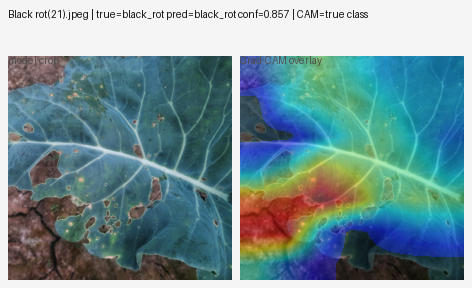
#> input picture outputs/review/gradcam/black_rot/Black_rot21_trueclass.png, 472 x 288 px
$ python -i severity_prefill.py   (imports and definitions only)
#> lines starting #> are read from the running program, lines starting #| are printed output that depends on the picture; after the words box and inside, x2 and y2 are one past the last pixel; in counts of white or black regions, pixels touching at a corner belong together
"""Approach A: colour-rule lesion estimate used ONLY to pre-fill severity grades.

For each ORIGINAL diseased image this estimates the fraction of visible plant
tissue that looks symptomatic, maps it to a 0-4 grade, and renders contact
sheets (photo | lesion overlay) so a reviewer can confirm or correct the grade.

It is a labelling aid, not the severity model. Known weak spots:
  * curd colour varies naturally (white / cream / yellow / pink),
  * fully collapsed leaves have no healthy tissue to anchor the plant mask,
  * soil is brown, so lesions are only counted inside the plant hull.

  python src/severity_prefill.py
Outputs: outputs/severity/prefill_grades.csv, outputs/severity/sheets/*.png
"""

from __future__ import annotations

import sys
from pathlib import Path

import cv2
import numpy as np
import pandas as pd
from PIL import Image, ImageDraw, ImageFont

sys.path.insert(0, str(Path(__file__).resolve().parent))
import config as cfg
from v2_cache import cache_path_for

OUT_DIR = cfg.OUTPUTS_DIR / "severity"
SHEET_DIR = OUT_DIR / "sheets"
WORK_SIDE = 320

# Grade scale shared by prefill, grading tool, model and API.
GRADE_BINS = [(0, "none"), (1, "early"), (2, "moderate"), (3, "severe"), (4, "critical")]
GRADE_EDGES_PCT = [10.0, 25.0, 50.0]  # grade 1: <10%, 2: 10-25%, 3: 25-50%, 4: >50%
LEAF_CLASSES = {"black_rot", "downy_mildew"}
CURD_CLASSES = {"bacterial_spot_rot"}


# [6 lines left out: function pct_to_grade, not called in this run]


def _fill_holes(mask: np.ndarray) -> np.ndarray:
    # Pad so the flood reaches background touching any border, not just (0,0).
    m = np.pad(mask.astype(np.uint8), 1)
    h, w = m.shape
    flood = m.copy()
    ff = np.zeros((h + 2, w + 2), np.uint8)
    cv2.floodFill(flood, ff, (0, 0), 1)
    return (m | (1 - flood)).astype(bool)[1:-1, 1:-1]


def _largest_components(mask: np.ndarray, keep_frac: float = 0.15) -> np.ndarray:
    n, lab, stats, _ = cv2.connectedComponentsWithStats(mask.astype(np.uint8), 8)
    if n <= 1:
        return mask.astype(bool)
    areas = stats[1:, cv2.CC_STAT_AREA]
    keep = np.where(areas >= keep_frac * areas.max())[0] + 1
    return np.isin(lab, keep)


# [32 lines left out: function estimate_leaf, not called in this run]


def estimate_curd(rgb: np.ndarray) -> tuple[float, np.ndarray, np.ndarray]:
    hsv = cv2.cvtColor(rgb, cv2.COLOR_RGB2HSV).astype(np.float32)
    h, s, v = hsv[..., 0] * 2.0, hsv[..., 1] / 255.0, hsv[..., 2] / 255.0
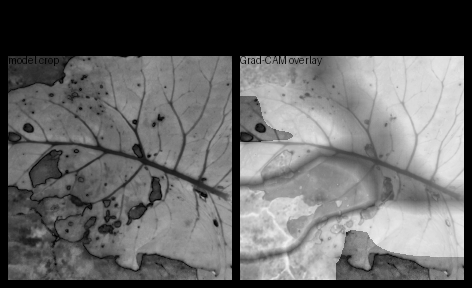
#> s: shape (288, 472) float32; min 0, max 0.949, mean 0.388
    lab = cv2.cvtColor(rgb, cv2.COLOR_RGB2LAB).astype(np.float32)
    L, A = lab[..., 0] * 100 / 255.0, lab[..., 1] - 128
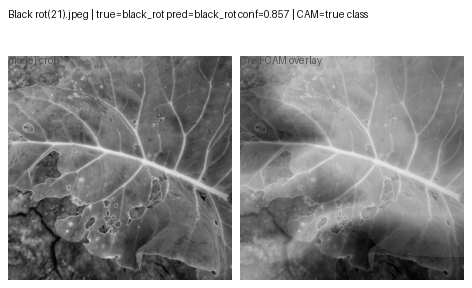
#> L: shape (288, 472) float32; min 2.75, max 96.47, mean 58.5; drawn with min black and max white
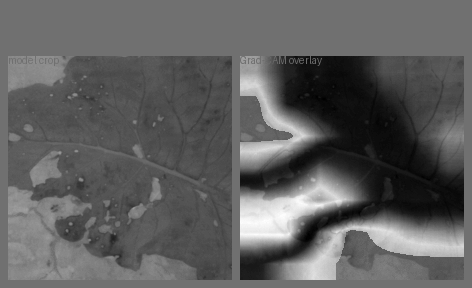
#> A: shape (288, 472) float32; min -42, max 53, mean -6.3; drawn with min black and max white
    green = (h >= 70) & (h <= 220) & (s >= 0.18)
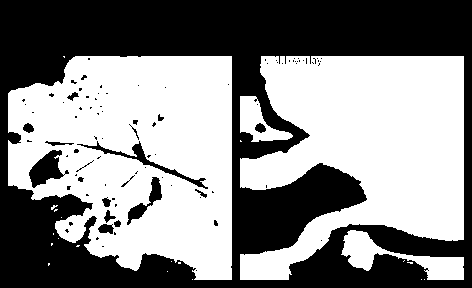
#> green: shape (288, 472) bool; 53.6% white; 95 black regions (77 under 20 px), largest, box (x1, y1, x2, y2) and area: (0, 0, 472, 288) 60166, (29, 150, 69, 188) 762, (77, 141, 208, 189) 645
    curd_like = ~green & (v >= 0.35) & ((s <= 0.55) | ((h < 70) | (h >= 290)))
#> curd_like: shape (288, 472) bool; 35.9% white; 187 white regions (156 under 20 px), largest, box (x1, y1, x2, y2) and area: (0, 0, 472, 288) 45141, (77, 141, 208, 189) 633, (41, 194, 93, 226) 527
    k = cv2.getStructuringElement(cv2.MORPH_ELLIPSE, (11, 11))
    curd = cv2.morphologyEx(curd_like.astype(np.uint8), cv2.MORPH_OPEN, k) > 0
#> curd: shape (288, 472) bool; 30.3% white; 4 white regions, box (x1, y1, x2, y2) and area: (0, 0, 472, 288) 33591, (232, 164, 366, 255) 7002, (15, 218, 41, 245) 378, (66, 196, 81, 211) 161
    curd = _largest_components(curd, 0.25)
#> in _largest_components, `n, lab, stats, _ = cv2.connectedComponentsWithStats(mask.astype(np.uin..`:
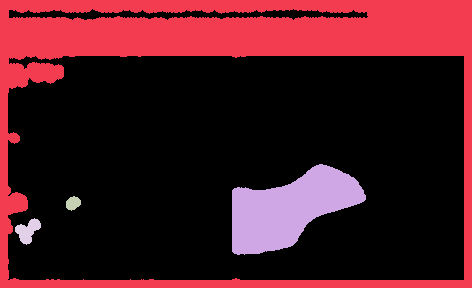
#> lab: shape (288, 472) int32; 5 distinct labels, from 0 to 4; one colour per label, 0 black
#> in _largest_components, `n, lab, stats, _ = cv2.connectedComponentsWithStats(mask.astype(np.uin..`: n = 5; stats = [[8, 9, 456, 271, 94804], [0, 0, 472, 288, 33591], [232, 164, 134, 91, 7002], [66, 196, 15, 15, 161], [15, 218, 26, 27, 378]]
#> in _largest_components, `areas = stats[1:, cv2.CC_STAT_AREA]`: areas = [33591, 7002, 161, 378]
#> in _largest_components, `keep = np.where(areas >= keep_frac * areas.max())[0] + 1`: keep = [1]
#> in _largest_components, `return np.isin(lab, keep)`: returned value: shape (288, 472) bool; 24.7% white; 1 white region, box (x1, y1, x2, y2) and area: (0, 0, 472, 288) 33591
    curd = _fill_holes(cv2.morphologyEx(curd.astype(np.uint8), cv2.MORPH_CLOSE, k) > 0)
#> in _fill_holes, `m = np.pad(mask.astype(np.uint8), 1)`: m: shape (290, 474); values 0 (black) and 1 (white), 26.2% white; 1 white region, box (x1, y1, x2, y2) and area: (1, 1, 473, 289) 36055
#> in _fill_holes, `cv2.floodFill(flood, ff, (0, 0), 1)`:
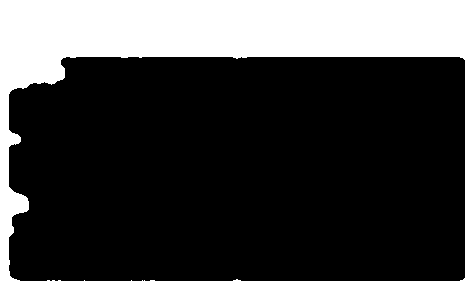
#> flood: shape (290, 474); values 0 (black) and 1 (white), 27.3% white; 1 white region, box (x1, y1, x2, y2) and area: (0, 0, 474, 290) 37579
#> in _fill_holes, `return (m | (1 - flood)).astype(bool)[1:-1, 1:-1]`: returned value: shape (288, 472) bool; every value is 1
    curd &= ~green
    if curd.sum() < 0.03 * curd.size:
        return 0.0, curd, np.zeros_like(curd)
    medL = float(np.median(L[curd]))
#> medL = 96.47
    medA = float(np.median(A[curd]))
#> medA = 0
    browned = curd & (L < medL - 18)
#> browned: shape (288, 472) bool; 20.7% white; 227 white regions (181 under 20 px), largest, box (x1, y1, x2, y2) and area: (8, 185, 196, 280) 8330, (240, 163, 367, 255) 6480, (289, 224, 464, 280) 5284
    reddish = curd & (A > medA + 10)
#> reddish: shape (288, 472) bool; 8.6% white; 81 white regions (63 under 20 px), largest, box (x1, y1, x2, y2) and area: (240, 175, 354, 246) 4233, (289, 224, 464, 280) 3562, (240, 56, 310, 159) 2363
    brown_hue = curd & (h < 40) & (s >= 0.40) & (v < 0.75)
#> brown_hue: shape (288, 472) bool; 3.8% white; 60 white regions (46 under 20 px), largest, box (x1, y1, x2, y2) and area: (240, 172, 356, 247) 3937, (68, 247, 96, 278) 366, (8, 264, 38, 280) 175
    lesion = browned | reddish | brown_hue
    lesion = cv2.morphologyEx(lesion.astype(np.uint8), cv2.MORPH_OPEN, np.ones((3, 3), np.uint8)) > 0
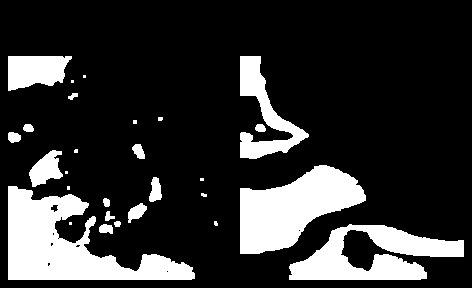
#> lesion: shape (288, 472) bool; 19.3% white; 28 white regions (11 under 20 px), largest, box (x1, y1, x2, y2) and area: (8, 186, 195, 280) 8250, (240, 165, 366, 254) 6453, (289, 224, 464, 280) 5230
    pct = 100.0 * lesion.sum() / max(curd.sum(), 1)
#> pct = 41.59
    return pct, curd, lesion


# [78 lines left out: functions load_small, estimate, overlay, render_sheets, main, not called in this run]


# [2 lines not run here, left out]

>>> import cv2
>>> picture = cv2.cvtColor(cv2.imread('../outputs/review/gradcam/black_rot/Black_rot21_trueclass.png'), cv2.COLOR_BGR2RGB)
>>> result = estimate_curd(picture)

$ run again, on outputs/review/gradcam/black_rot/Black_rot41_trueclass.png
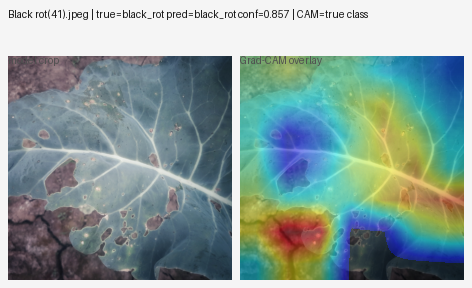
#> input picture outputs/review/gradcam/black_rot/Black_rot41_trueclass.png, 472 x 288 px
#> green: shape (288, 472) bool; 44.1% white; 69 white regions (56 under 20 px), largest, box (x1, y1, x2, y2) and area: (240, 56, 464, 280) 31745, (80, 56, 232, 202) 11527, (103, 185, 232, 280) 7723
#> curd_like: shape (288, 472) bool; 48.6% white; 140 white regions (127 under 20 px), largest, box (x1, y1, x2, y2) and area: (0, 0, 472, 288) 64440, (16, 223, 58, 258) 525, (113, 265, 136, 278) 116
#> n = 5; stats = [[8, 9, 456, 271, 79524], [0, 0, 472, 288, 55769], [21, 136, 22, 20, 301], [208, 191, 11, 11, 89], [143, 214, 18, 17, 253]]
#> areas = [55769, 301, 89, 253]
#> keep = [1]
#> m: shape (290, 474); values 0 (black) and 1 (white), 42.9% white; 1 white region, box (x1, y1, x2, y2) and area: (1, 1, 473, 289) 58949
#> in _fill_holes, `cv2.floodFill(flood, ff, (0, 0), 1)`:
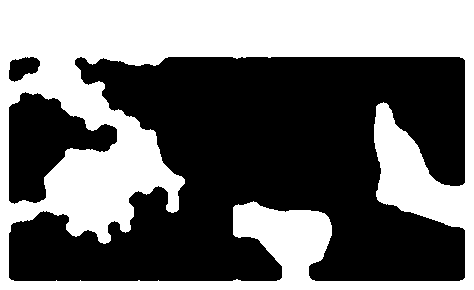
#> flood: shape (290, 474); values 0 (black) and 1 (white), 44% white; 1 white region, box (x1, y1, x2, y2) and area: (0, 0, 474, 290) 60473
#> medL = 73.33
#> medA = 0
#> browned: shape (288, 472) bool; 15.6% white; 259 white regions (227 under 20 px), largest, box (x1, y1, x2, y2) and area: (8, 191, 139, 280) 7183, (8, 56, 165, 105) 3344, (240, 214, 327, 280) 2512
#> reddish: shape (288, 472) bool; 4.5% white; 49 white regions (43 under 20 px), largest, box (x1, y1, x2, y2) and area: (263, 216, 326, 259) 1915, (339, 218, 464, 280) 1669, (274, 123, 316, 179) 1555, (412, 194, 464, 211) 534, (11, 200, 34, 221) 220, (402, 190, 410, 202) 66
#> brown_hue: shape (288, 472) bool; 1.8% white; 4 white regions (1 under 20 px), largest, box (x1, y1, x2, y2) and area: (263, 216, 327, 260) 1635, (416, 186, 464, 212) 693, (401, 186, 415, 203) 149
#> in estimate_curd, `lesion = cv2.morphologyEx(lesion.astype(np.uint8), cv2.MORPH_OPEN, np...`:
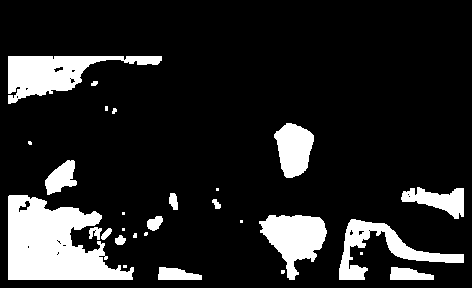
#> lesion: shape (288, 472) bool; 14.4% white; 28 white regions (11 under 20 px), largest, box (x1, y1, x2, y2) and area: (8, 195, 134, 280) 6776, (8, 56, 162, 104) 3277, (259, 215, 327, 280) 2483
#> pct = 25.84
